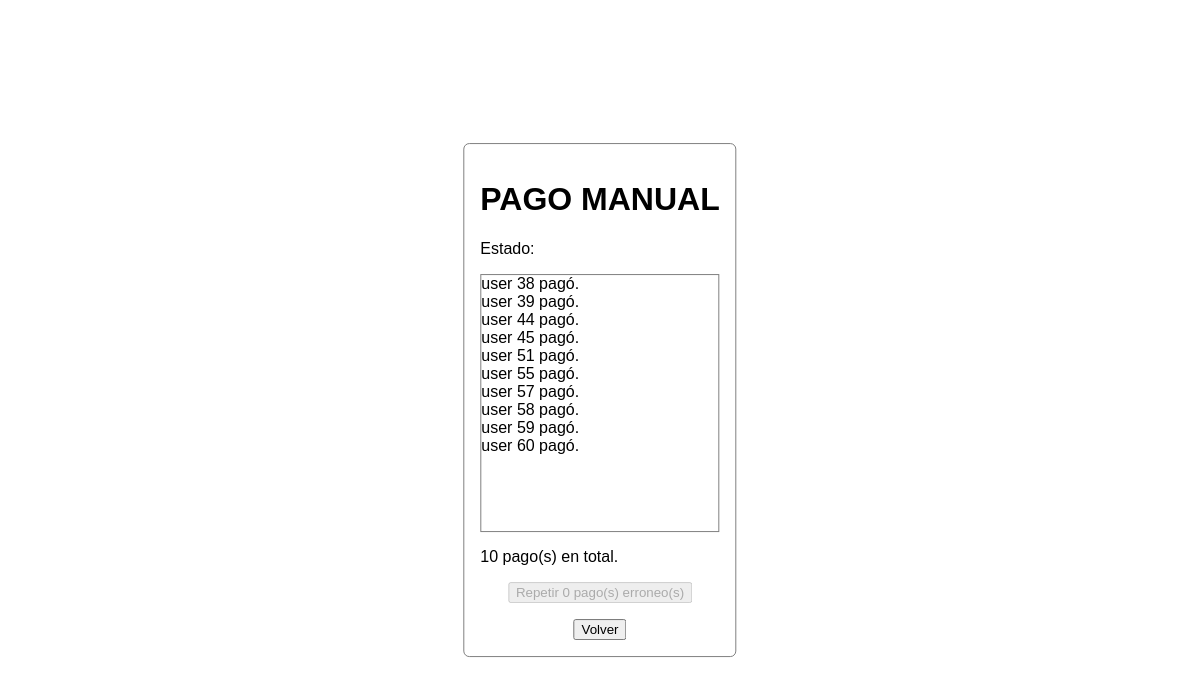
The page /admin/execute_payment.php on the database its author committed.
### tables this page shows
CREATE TABLE `payment` (
  `id` int(11) NOT NULL,
  `name` varchar(32) NOT NULL,
  `card_number` varchar(32) NOT NULL,
  `security_code` varchar(4) NOT NULL,
  `expiration_date` varchar(5) NOT NULL,
  `dni` varchar(9) NOT NULL,
  `user_id` int(11) NOT NULL,
  `last_payment_date` date NOT NULL,
  `last_payment_state` tinyint(1) NOT NULL
);

### mercadopago.php (called while the page is built, shortened)
<?php
    class mercadoPago {
        private function random(){
            $per = 10;
            $ran = rand(0, 100);
            return $ran>$per;
        }
        public function pay($number,$name,$exp,$sec,$dni) {
            return $this->random();
        }
    }
?>

### admin/execute_payment.php (the view, shortened to what this page needs)
<?php
  include_once "../mercadopago.php";
  $conn = conn();
	$date = date('Y-m-d');
  $mp = new mercadoPago();
  $res = mysqli_query($conn,"SELECT * FROM payment");
?>
<html>
     <head>
          <link rel="stylesheet" href="../css/general.css">
     </head>
     <body style = "background-color: white; color: black" >
          <div class= "absolute-center" style = "border:1px solid gray; padding: 16px; border-radius: 6px; ">
               <h1> PAGO MANUAL </h1>
               <p>Estado:</p>
               <div style="height:256px; overflow:auto; border:1px solid gray">
<?php
                $counter = 0;
                $badCounter = 0;
                while($paymentRow=mysqli_fetch_assoc($res)){
                    $id = $paymentRow['id'];
                    $month1 = date('m');
                    $month2 = date('m', strtotime($paymentRow['last_payment_date']));
                    $datesMonthDiff = $month1 - $month2;
                    if($datesMonthDiff>=1 || $paymentRow['last_payment_state']==0){
                      if ($mp->pay('','','','','') && mysqli_query($conn,"UPDATE payment SET last_payment_date='$date', last_payment_state='1' WHERE id = '$id'"))
                        echo nl2br ("user " . $paymentRow['user_id'] . " pagó.\n");
                      else{
                        echo nl2br ("user " . $paymentRow['user_id'] . " falló el pago.\n");
                        $badCounter++;
                      }
                      $counter++; }
                }
?>
               </div>
               <form action="execute_payment.php">
                    <p><?php echo $counter ?> pago(s) en total.</p>
                    <div align='center' >
                    <input <?php if ($badCounter==0) echo "disabled" ?> type="submit" value="Repetir <?php echo $badCounter ?> pago(s) erroneo(s)" />
                    </div>
               </form>
               <div align='center' >
                  <input type="button" value="Volver" onclick="window.location='index.php'"/>
               </div>
          </div>
     </body>
</html>

### css/general.css (style rules this page uses)
textarea, select, input, button { outline: none; }
body { margin: 0; width: 100%; background-color: black; color: white; font-family: Arial,Helvetica Neue,Helvetica,sans-serif; min-width: 800px; min-height: 720px; }
.absolute-center { position: absolute; top: 50%; left: 50%; transform: translate(-50%, -50%); }

### rows shown on the page
payment: user "user 38 pagó."
payment: user "user 39 pagó."
payment: user "user 44 pagó."
payment: user "user 45 pagó."
payment: user "user 51 pagó."
payment: user "user 55 pagó."
payment: user "user 57 pagó."
payment: user "user 58 pagó."
payment: user "user 59 pagó."
payment: user "user 60 pagó."

### other values the page prints
$counter "10"
